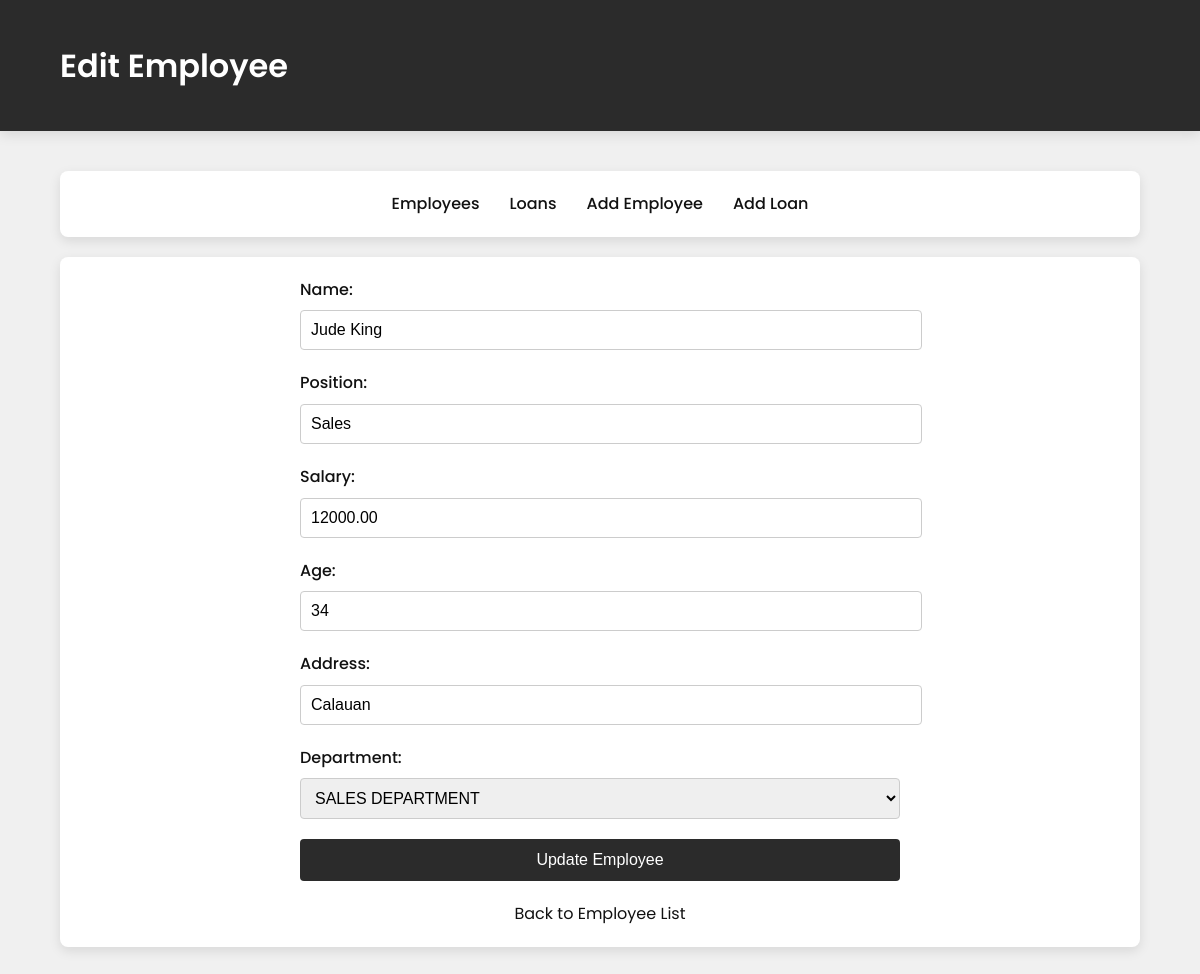
Page /edit_employee.php?id=3 on the committed database.
### tables this page shows
CREATE TABLE `employeeinfo` (
  `Eid` int(11) NOT NULL,
  `Name` varchar(100) DEFAULT NULL,
  `Position` varchar(50) DEFAULT NULL,
  `Salary` decimal(10,2) DEFAULT NULL,
  `Age` int(11) DEFAULT NULL,
  `Address` varchar(100) DEFAULT NULL,
  `DeptCode` varchar(10) DEFAULT NULL
);

### edit_employee.php (the view, shortened to what this page needs)
<?php
include 'config.php';
$eid = $_GET['id'];
$sql = "SELECT * FROM EmployeeInfo WHERE Eid = $eid";
$result = $conn->query($sql);
$row = $result->fetch_assoc();
?>
<!DOCTYPE html>
<html>
<head>
    <link rel="stylesheet" href="style.css">
</head>
<body>
    <header>
        <div class="container">
            <div class="header-content">
                <h1>Edit Employee</h1>
            </div>
        </div>
    </header>
    <div class="container">
        <div class="nav">
            <a href="index.php">Employees</a>
            <a href="loans.php">Loans</a>
            <a href="add_employee.php">Add Employee</a>
            <a href="add_loan.php">Add Loan</a>
        </div>
        <div class="card">
            <form action="update_employee.php" method="post">
                <div class="form-group">
                    <label for="name">Name:</label>
                    <input type="text" id="name" name="name" value="<?php echo $row['Name']; ?>" required>
                </div>
                <div class="form-group">
                    <label for="position">Position:</label>
                    <input type="text" id="position" name="position" value="<?php echo $row['Position']; ?>" required>
                </div>
                <div class="form-group">
                    <label for="salary">Salary:</label>
                    <input type="number" step="0.01" id="salary" name="salary" value="<?php echo $row['Salary']; ?>" required>
                </div>
                <div class="form-group">
                    <label for="age">Age:</label>
                    <input type="number" id="age" name="age" value="<?php echo $row['Age']; ?>" required>
                </div>
                <div class="form-group">
                    <label for="address">Address:</label>
                    <input type="text" id="address" name="address" value="<?php echo $row['Address']; ?>" required>
                </div>
                <div class="form-group">
                    <label for="deptcode">Department:</label>
                    <select id="deptcode" name="deptcode" required>
                        <?php
                        $dept_sql = "SELECT * FROM DepartmentInfo";
                        $dept_result = $conn->query($dept_sql);
                        while($dept_row = $dept_result->fetch_assoc()) {
                            $selected = ($dept_row["DeptCode"] == $row["DeptCode"]) ? "selected" : "";
                            echo "<option value='".$dept_row["DeptCode"]."' $selected>".$dept_row["DeptDescription"]."</option>";
                        }
                        ?>
                    </select>
                </div>
                <button type="submit" class="btn">Update Employee</button>
            </form>
            <a href="index.php" class="back-link">Back to Employee List</a>
        </div>
    </div>
</body>
</html>

### style.css (style rules this page uses)
:root { --primary: #2b2b2b; --primary-light: #d9d9d9; --primary-dark: #111111; --accent: #555555; --text: #1c1c1c; --text-light: #666666; --background: #f0f0f0; --card-bg: #ffffff; --border: #cccccc; --shadow: rgba(0, 0, 0, 0.1); }
body { font-family: 'Poppins', 'Segoe UI', Tahoma, Geneva, Verdana, sans-serif; background-color: var(--background); color: var(--text); margin: 0; padding: 0; line-height: 1.6; }
.container { width: 90%; max-width: 1200px; margin: 0 auto; padding: 20px; }
header { background-color: var(--primary); color: white; padding: 20px 0; box-shadow: 0 4px 12px var(--shadow); }
.header-content { display: flex; justify-content: space-between; align-items: center; }
h1, h2, h3 { color: var(--primary-dark); margin-top: 0; }
header h1 { color: white; margin: 0; font-weight: 600; }
.nav { display: flex; justify-content: center; background-color: white; padding: 15px 0; border-radius: 8px; box-shadow: 0 4px 12px var(--shadow); margin: 20px 0; }
.nav a { margin: 0 15px; text-decoration: none; color: var(--primary-dark); font-weight: 500; position: relative; padding: 5px 0; transition: all 0.3s ease; }
.nav a::after { content: ''; position: absolute; bottom: 0; left: 0; width: 0; height: 2px; background-color: var(--accent); transition: width 0.3s ease; }
.card { background-color: var(--card-bg); border-radius: 8px; box-shadow: 0 4px 12px var(--shadow); padding: 20px; margin-bottom: 20px; }
.btn { display: inline-block; padding: 10px 20px; background-color: var(--primary); color: white; border: none; border-radius: 5px; font-size: 16px; cursor: pointer; text-decoration: none; transition: background-color 0.3s ease, transform 0.2s ease; }
form { max-width: 600px; margin: 0 auto; }
.form-group { margin-bottom: 20px; }
label { display: block; margin-bottom: 8px; color: var(--primary-dark); font-weight: 500; }
input, select { width: 100%; padding: 10px; border: 1px solid var(--border); border-radius: 4px; font-size: 16px; transition: border-color 0.3s ease, box-shadow 0.3s ease; }
button[type="submit"] { width: 100%; padding: 12px; background-color: var(--primary); color: white; border: none; border-radius: 4px; font-size: 16px; cursor: pointer; transition: background-color 0.3s ease; }
.back-link { display: block; margin-top: 20px; text-align: center; color: var(--primary-dark); text-decoration: none; }

### rows in the picture
employeeinfo: name "Jude King", position "Sales", salary "12000.00", age "34", address "Calauan"

### other values in the picture
form field deptcode "SALES DEPARTMENT"
